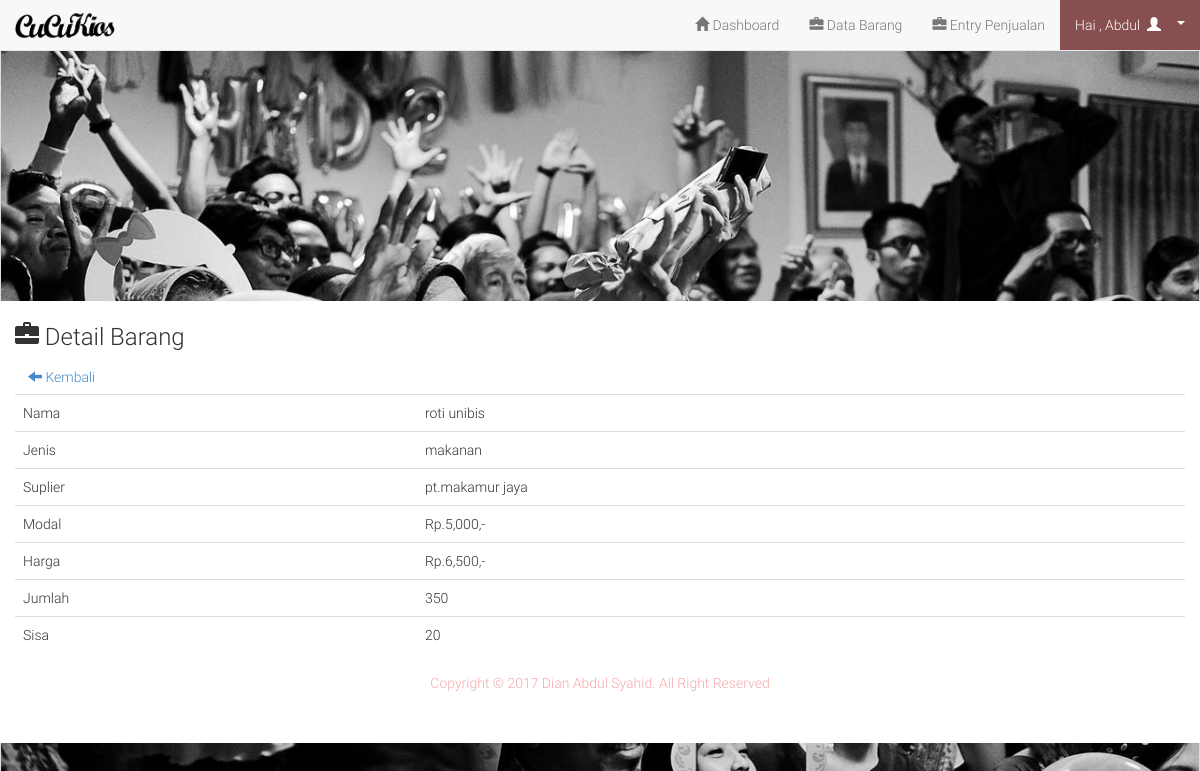
The page /admin/det_barang.php?id=14 (signed in) on the database its author committed.
### tables this page shows
CREATE TABLE IF NOT EXISTS `barang` (
  `id` int(11) NOT NULL AUTO_INCREMENT,
  `nama` text NOT NULL,
  `jenis` text NOT NULL,
  `suplier` text NOT NULL,
  `modal` int(11) NOT NULL,
  `harga` int(11) NOT NULL,
  `jumlah` int(11) NOT NULL,
  `sisa` int(11) NOT NULL,
  PRIMARY KEY (`id`)
);

### admin/det_barang.php (the view)
<?php
include 'header.php';
?>
<h3><span class="glyphicon glyphicon-briefcase"></span>  Detail Barang</h3>
<a class="btn" href="barang.php"><span class="glyphicon glyphicon-arrow-left"></span>  Kembali</a>
<?php
$id_brg=mysql_real_escape_string($_GET['id']);
$det=mysql_query("select * from barang where id='$id_brg'")or die(mysql_error());
while($d=mysql_fetch_array($det)){
	?>
	<table class="table">
		<tr>
			<td>Nama</td>
			<td><?php echo $d['nama'] ?></td>
		</tr>
		<tr>
			<td>Jenis</td>
			<td><?php echo $d['jenis'] ?></td>
		</tr>
		<tr>
			<td>Suplier</td>
			<td><?php echo $d['suplier'] ?></td>
		</tr>
		<tr>
			<td>Modal</td>
			<td>Rp.<?php echo number_format($d['modal']); ?>,-</td>
		</tr>
		<tr>
			<td>Harga</td>
			<td>Rp.<?php echo number_format($d['harga']) ?>,-</td>
		</tr>
		<tr>
			<td>Jumlah</td>
			<td><?php echo $d['jumlah'] ?></td>
		</tr>
		<tr>
			<td>Sisa</td>
			<td><?php echo $d['sisa'] ?></td>
		</tr>
	</table>
	<?php
}
?>
<?php include 'footer.php'; ?>

### assets/css/style.css (style rules this page uses)
* { padding:0; margin:0; }
html, body { font-family: 'Light',sans-serif !important; }

### rows shown on the page
barang: nama "roti unibis", jenis "makanan", suplier "pt.makamur jaya", modal "5,000", harga "6,500", jumlah "350", sisa "20"

### other values the page prints
$_SESSION['uname'] "Abdul"
